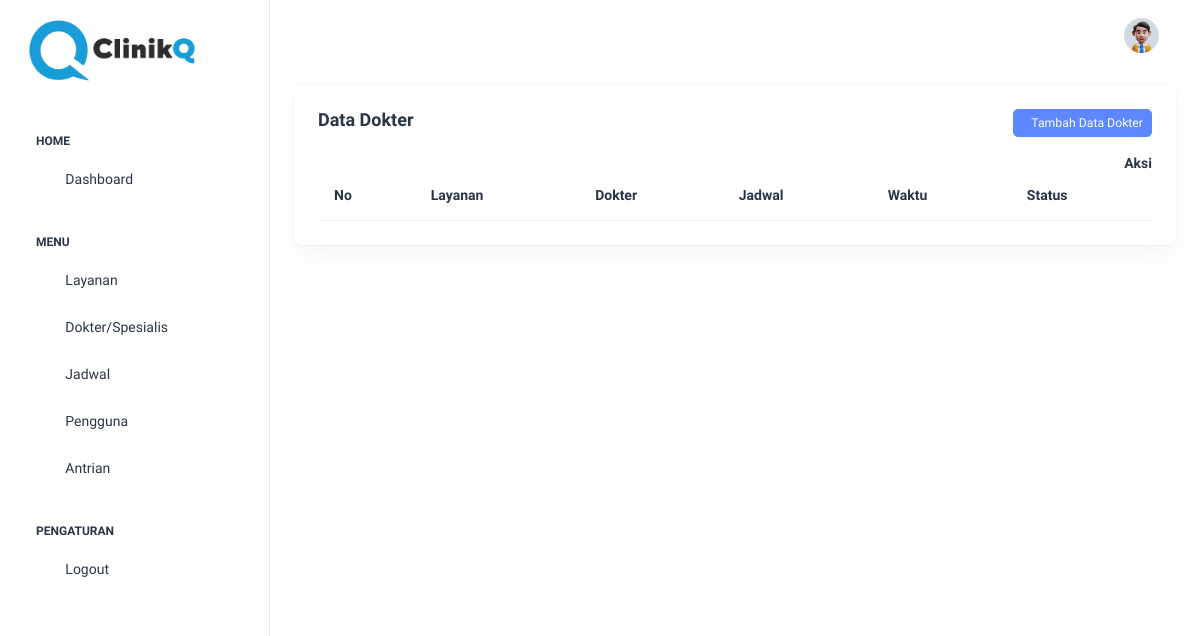
/index.php/antrian, run on an earlier commit of the app's database.
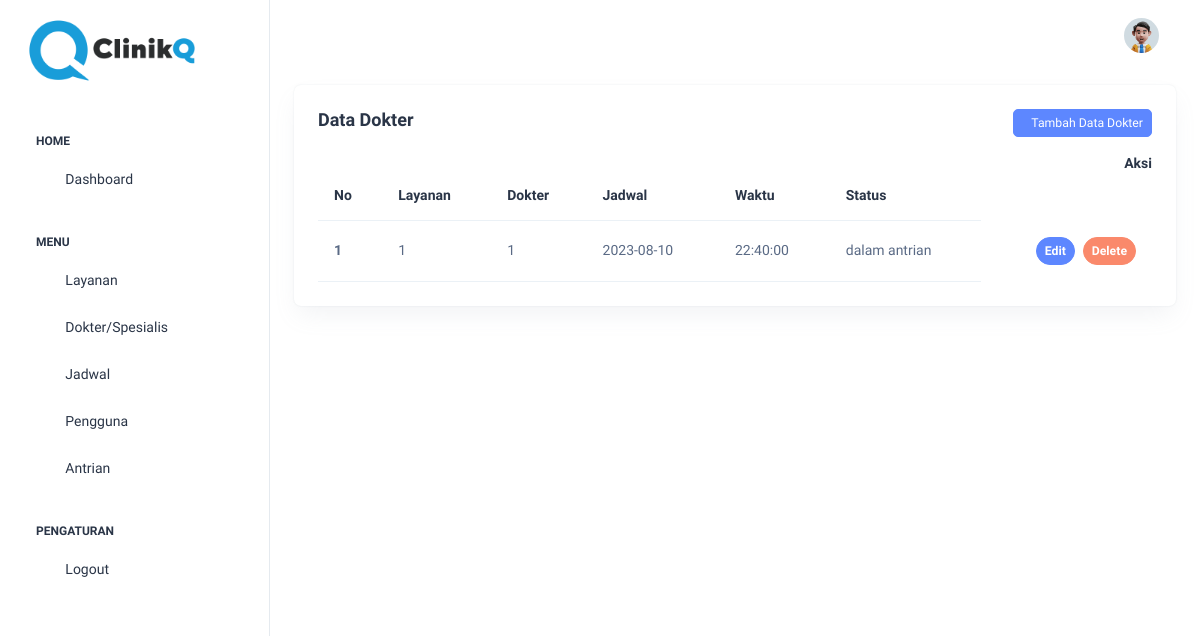
And on a later commit of the database.
### tables this page shows
CREATE TABLE `antrian` (
  `id_antrian` int(11) NOT NULL,
  `id_layanan` int(11) NOT NULL,
  `id_dokter` int(11) NOT NULL,
  `tanggal_antrian` date NOT NULL,
  `jam_antrian` time NOT NULL,
  `status` enum('dalam antrian','selesai') NOT NULL
);

### application/controllers/antrian.php (called while the page is built, shortened)
<?php
class antrian extends CI_Controller
{
    public function index()
    {
        $data['antrian'] = $this->m_antrian->tampilkan_data()->result();
        $this->load->view('templates/header');
        $this->load->view('templates/sidebar');
        $this->load->view('templates/topbar');
        $this->load->view('antrian/antrian_data', $data);
        $this->load->view('templates/footer');
    }
}

### index.php (called while the page is built, shortened)
<?php
require_once BASEPATH . 'core/CodeIgniter.php';

### application/models/m_antrian.php (called while the page is built, shortened)
<?php
class m_antrian extends CI_Model
{
    function tampilkan_data()
    {
        return $this->db->get('antrian');
    }
}

### application/views/antrian/antrian_data.php (the view, shortened to what this page needs)
<div class="col-lg-12 d-flex align-items-stretch">
    <div class="card w-100">
        <div class="card-body p-4">
            <h5 class="card-title fw-semibold mb-4">Data Dokter <a href="<?= base_url('dokter/tambah') ?>" class="btn btn-primary btn-sm float-end"><i class="ti ti-plus"></i>Tambah Data
                    Dokter</a></h5>
            <div class="table-responsive">
                <table class="table text-nowrap mb-0 align-middle">
                    <thead class="text-dark fs-4">
                        <tr>
                            <th>
                                <h6 class="fw-semibold mb-0">No</h6>
                            </th>
                            <th>
                                <h6 class="fw-semibold mb-0">Layanan</h6>
                            </th>
                            <th>
                                <h6 class="fw-semibold mb-0">Dokter</h6>
                            </th>
                            <th>
                                <h6 class="fw-semibold mb-0">Jadwal</h6>
                            </th>
                            <th>
                                <h6 class="fw-semibold mb-0">Waktu</h6>
                            </th>
                            <th>
                                <h6 class="fw-semibold mb-0">Status</h6>
                            </th>
                            <h6 class="fw-semibold mb-0 float-end">Aksi</h6>
                        </tr>
                    </thead>
                    <tbody>
                        <?php
                        $no = 1;
                        foreach ($antrian as $antri) : ?>
                            <tr>
                                <th scope="row"><?= $no++ ?></th>
                                <td><?= $antri->id_layanan; ?></td>
                                <td><?= $antri->id_dokter; ?></td>
                                <td><?= $antri->tanggal_antrian; ?></td>
                                <td><?= $antri->jam_antrian; ?></td>
                                <td><?= $antri->status; ?></td>
                                <td class="border-bottom-0 float-end">
                                    <div class="d-flex align-items-center gap-2">
                                        <a href="#" class="btn btn-primary btn-sm rounded-5 fw-semibold">Edit</a>
                                        <a href="#" class="btn btn-danger btn-sm rounded-5 fw-semibold">Delete</a>
                                    </div>
                                </td>
                            <?php endforeach; ?>
                            </tr>
                    </tbody>
                </table>
            </div>
        </div>
    </div>
</div>
</div>

### application/views/templates/header.php (shortened to what this page needs)
<!doctype html>
<html lang="en">
<head>
    <link rel="stylesheet" href="<?= base_url(); ?>assets/css/styles.min.css" />
</head>
<body>
    <div class="page-wrapper" id="main-wrapper" data-layout="vertical" data-navbarbg="skin6" data-sidebartype="full" data-sidebar-position="fixed" data-header-position="fixed">

### application/views/templates/sidebar.php (shortened to what this page needs)
<aside class="left-sidebar">
    <div>
        <div class="brand-logo d-flex align-items-center justify-content-between">
            <a href="#" class="text-nowrap logo-img">
                <img src="<?= base_url(); ?>assets/images/logos/dark-logo.png" width="180" alt="" />
            </a>
        </div>
        <nav class="sidebar-nav scroll-sidebar" data-simplebar="">
            <ul id="sidebarnav">
                <li class="nav-small-cap">
                    <span class="hide-menu">Home</span>
                </li>
                <li class="sidebar-item active">
                    <a class="sidebar-link" href="<?= base_url('dashboard') ?>" aria-expanded="false">
                        <span>
                            <i class="ti ti-layout-dashboard"></i>
                        </span>
                        <span class="hide-menu">Dashboard</span>
                    </a>
                </li>
                <li class="nav-small-cap">
                    <span class="hide-menu">MENU</span>
                </li>
                <li class="sidebar-item">
                    <a class="sidebar-link" href="<?= base_url(); ?>layanan" aria-expanded="false">
                        <span>
                            <i class="ti ti-article"></i>
                        </span>
                        <span class="hide-menu">Layanan</span>
                    </a>
                </li>
                <li class="sidebar-item">
                    <a class="sidebar-link" href="<?= base_url(); ?>dokter" aria-expanded="false">
                        <span>
                            <i class="ti ti-users"></i>
                        </span>
                        <span class="hide-menu">Dokter/Spesialis</span>
                    </a>
                </li>
                <li class="sidebar-item">
                    <a class="sidebar-link" href="<?= base_url(); ?>jadwal" aria-expanded="false">
                        <span>
                            <i class="ti ti-cards"></i>
                        </span>
                        <span class="hide-menu">Jadwal</span>
                    </a>
                </li>
                <li class="sidebar-item">
                    <a class="sidebar-link" href="<?= base_url('pengguna'); ?>" aria-expanded="false">
                        <span>
                            <i class="ti ti-file-description"></i>
                        </span>
                        <span class="hide-menu">Pengguna</span>
                    </a>
                </li>
                <li class="sidebar-item">
                    <a class="sidebar-link" href="<?= base_url('antrian'); ?>" aria-expanded="false">
                        <span>
                            <i class="ti ti-typography"></i>
                        </span>
                        <span class="hide-menu">Antrian</span>
                    </a>
                </li>
                <li class="nav-small-cap">
                    <span class="hide-menu">PENGATURAN</span>
                </li>
                <li class="sidebar-item">
                    <a class="sidebar-link" href="#" aria-expanded="false">
                        <span>
                            <i class="ti ti-login"></i>
                        </span>
                        <span class="hide-menu">Logout</span>
                    </a>
                </li>
            </ul>
        </nav>
    </div>
</aside>

### application/views/templates/topbar.php (shortened to what this page needs)
<div class="body-wrapper">
    <header class="app-header">
        <nav class="navbar navbar-expand-lg navbar-light">
            <div class="navbar-collapse justify-content-end px-0" id="navbarNav">
                <ul class="navbar-nav flex-row ms-auto align-items-center justify-content-end">
                    <li class="nav-item dropdown">
                        <a class="nav-link nav-icon-hover" href="javascript:void(0)" id="drop2" data-bs-toggle="dropdown" aria-expanded="false">
                            <img src="<?= base_url(); ?>assets/images/profile/user-1.jpg" alt="" width="35" height="35" class="rounded-circle">
                        </a>
                    </li>
                </ul>
            </div>
        </nav>
    </header>
    <div class="container-fluid">

### application/views/templates/footer.php (shortened to what this page needs)
</div>
</div>
</body>
</html>

What changed in the data, as far as the page shows it:
added antrian: id_layanan "1", id_dokter "1", tanggal_antrian "2023-08-10", jam_antrian "22:40:00", status "dalam antrian"
